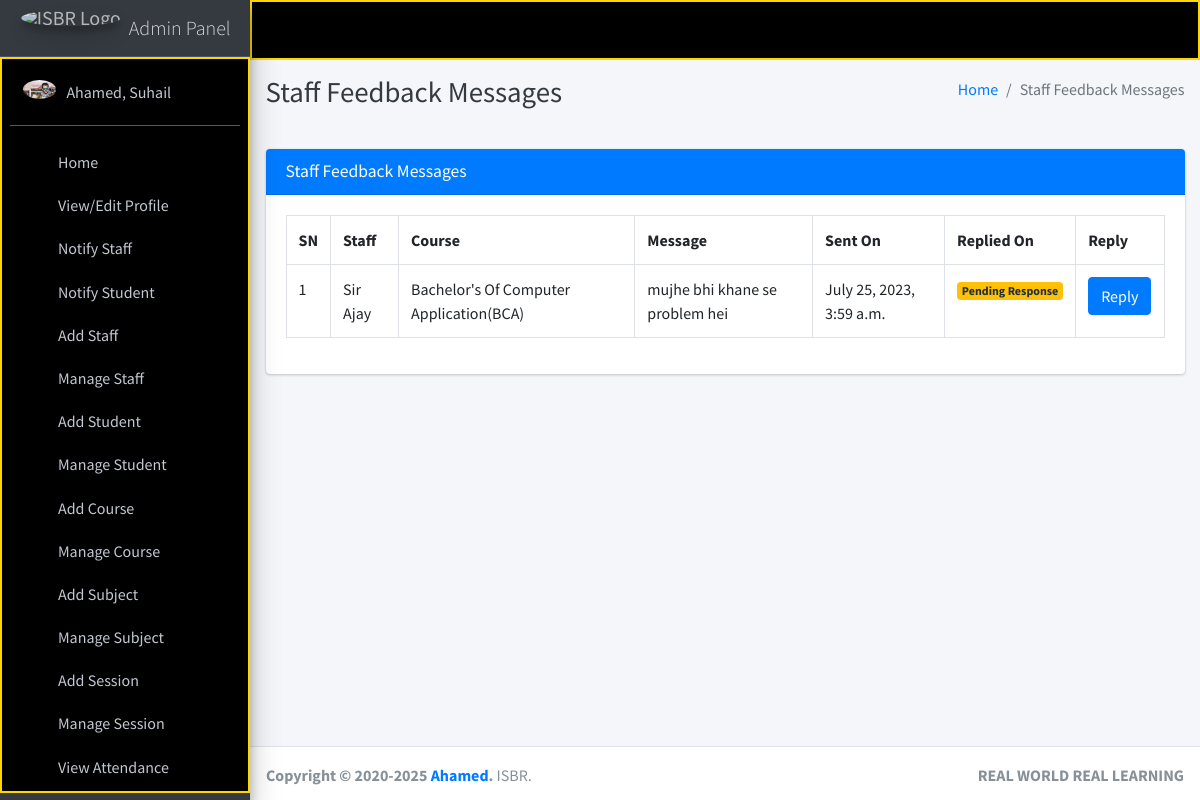
The page /staff/view/feedback/ (signed in) on the database its author committed.
### main_app/models.py (models this page shows)
class CustomUser(AbstractUser):
    USER_TYPE = ((1, "HOD"), (2, "Staff"), (3, "Student"))
    GENDER = [("M", "Male"), ("F", "Female")]
    username = None  # Removed username, using email instead
    email = models.EmailField(unique=True)
    user_type = models.CharField(default=1, choices=USER_TYPE, max_length=1)
    gender = models.CharField(max_length=1, choices=GENDER)
    profile_pic = models.ImageField()
    address = models.TextField()
    fcm_token = models.TextField(default="")  # For firebase notifications
    created_at = models.DateTimeField(auto_now_add=True)
    updated_at = models.DateTimeField(auto_now=True)
    USERNAME_FIELD = "email"
    REQUIRED_FIELDS = []
    objects = CustomUserManager()
    def __str__(self):
        return self.last_name + ", " + self.first_name

class FeedbackStaff(models.Model):
    staff = models.ForeignKey(Staff, on_delete=models.CASCADE)
    feedback = models.TextField()
    reply = models.TextField()
    created_at = models.DateTimeField(auto_now_add=True)
    updated_at = models.DateTimeField(auto_now=True)

class Staff(models.Model):
    course = models.ForeignKey(Course, on_delete=models.DO_NOTHING, null=True, blank=False)
    admin = models.OneToOneField(CustomUser, on_delete=models.CASCADE)
    def __str__(self):
        return self.admin.last_name + " " + self.admin.first_name

class Course(models.Model):
    name = models.CharField(max_length=120)
    created_at = models.DateTimeField(auto_now_add=True)
    updated_at = models.DateTimeField(auto_now=True)
    def __str__(self):
        return self.name

### main_app/hod_views.py (the view, shortened to what this page needs)
# urls.py: path("staff/view/feedback/", hod_views.staff_feedback_message,
@csrf_exempt
def staff_feedback_message(request):
    if request.method != 'POST':
        feedbacks = FeedbackStaff.objects.all()
        context = {
            'feedbacks': feedbacks,
            'page_title': 'Staff Feedback Messages'
        }
        return render(request, 'hod_template/staff_feedback_template.html', context)

### main_app/templates/hod_template/staff_feedback_template.html (shortened to what this page needs)
{% extends 'main_app/base.html' %}
{% load static %}
{% block page_title %}{{page_title}}{% endblock page_title %}
{% block content %}
<section class="content">
    <div class="container-fluid">
        <div class="row">
            <div class="col-md-12">
                <div class="card card-primary">
                    <div class="card-header">
                        <h3 class="card-title">{{page_title}}</h3>
                    </div>
                    <div class="table card-body">
                        <table class="table table-bordered">
                            <tr>
                                <th>SN</th>
                                <th>Staff</th>
                                <th>Course</th>
                                <th>Message</th>
                                <th>Sent On</th>
                                <th>Replied On</th>
                                <th>Reply</th>
                            </tr>
                            {% for feedback in  feedbacks %}
                              <tr>
                                  <td>{{forloop.counter}}</td>
                                  <td>{{feedback.staff}}</td>
                                  <td>{{feedback.staff.course}}</td>
                                  <td>{{feedback.feedback}}</td>
                                    {% if feedback.reply == "" %}
                                    <td>{{feedback.created_at}}</td>
                                    <td><span  class='badge badge-warning'>Pending Response</span></td>
                                         <td> <button data-toggle = "modal" data-target = "#reply_modal" value="{{feedback.id}}" class="btn btn-primary reply_open_modal">Reply</button>
                                        {% else %}
                                        <td>{{feedback.created_at}}</td>
                                        <td>{{feedback.updated_at}}</td>
                                          <td>{{feedback.reply}}</td>
                                    {% endif %}
                                  </td>
                              </tr>
                            {% endfor %}
                        </table>
                    </div>
                    </div>
            </div>
        </div>
    </div>
</section>
{% endblock content %}

### main_app/templates/main_app/sidebar_template.html (shortened to what this page needs)
{% load static %}
<aside class="main-sidebar sidebar-dark-warning elevation-4">
{% if request.user.user_type == '1' %}
    <a href="{% url 'admin_home' %}" class="brand-link">
        <img src="{% static 'dist/img/img.png' %} " alt="ISBR Logo"
            class="brand-image img-circle elevation-3" style="opacity: .8">
        <span class="brand-text font-weight-light">Admin Panel</span>
    </a>
    <div class="sidebar" style="background-color: black; color: #FFD700; border: 2px solid #FFD700;">
        <div class="user-panel mt-3 pb-3 mb-3 d-flex">
            <div class="image">
                <img src="{{ request.user.profile_pic}}" class="img-circle elevation-2" alt="User Image">
            </div>
            <div class="info">
                <a href="#" class="d-block">{{user}}</a>
            </div>
        </div>
        <nav class="mt-2">
            <ul class="nav nav-pills nav-sidebar flex-column" data-widget="treeview" role="menu" data-accordion="false">
                <li class="nav-item">
                    {% url 'admin_home' as admin_home %}
                    <a href="{{admin_home}}" class="nav-link {% if admin_home == request.path %} active {% endif %}">
                        <i class="nav-icon fas fa-th"></i>
                        <p>
                            Home
                        </p>
                    </a>
                </li>
                <li class="nav-item">
                    {% url 'admin_view_profile' as admin_view_profile %}
                    <a href="{{admin_view_profile}}" class="nav-link {% if admin_view_profile == request.path %} active {% endif %}">
                        <i class="nav-icon fas fa-th"></i>
                        <p>
                            View/Edit Profile
                        </p>
                    </a>
                </li>
                <li class="nav-item">
                    {% url 'admin_notify_staff' as admin_notify_staff %}
                    <a href="{{admin_notify_staff}}" class="nav-link {% if admin_notify_staff == request.path %} active {% endif %}">
                        <i class="nav-icon fas fa-th"></i>
                        <p>
                            Notify Staff
                        </p>
                    </a>
                </li>
                <li class="nav-item">
                    {% url 'admin_notify_student' as admin_notify_student %}
                    <a href="{{admin_notify_student}}" class="nav-link {% if admin_notify_student == request.path %} active {% endif %}">
                        <i class="nav-icon fas fa-th"></i>
                        <p>
                            Notify Student
                        </p>
                    </a>
                </li>
                <li class="nav-item">
                    {% url 'add_staff' as add_staff %}
                    <a href="{{add_staff}}" class="nav-link {% if add_staff == request.path %} active {% endif %}">
                        <i class="nav-icon fas fa-th"></i>
                        <p>
                            Add Staff
                        </p>
                    </a>
                </li>
                <li class="nav-item">
                    {% url 'manage_staff' as manage_staff %}
                    {% url 'edit_staff' staff_id as edit_staff %}
                    <a href="{{manage_staff}}"
                        class="nav-link {% if manage_staff == request.path or request.path == edit_staff %} active {% endif %}">
                        <i class="nav-icon fas fa-th"></i>
                        <p>
                            Manage Staff
                        </p>
                    </a>
                </li>
                <li class="nav-item">
                    {% url 'add_student' as add_student%}
                    <a href="{{add_student}}" class="nav-link  {% if add_student == request.path %} active {% endif %}">
                        <i class="nav-icon fas fa-th"></i>
                        <p>
                            Add Student
                        </p>
                    </a>
                </li>
                <li class="nav-item">
                    {% url 'manage_student' as manage_student %}
                    {% url 'edit_student' student_id as edit_student %}
                    <a href="{{manage_student}}"
                        class="nav-link  {% if edit_student == request.path or manage_student == request.path %} active {% endif %}">
                        <i class="nav-icon fas fa-th"></i>
                        <p>
                            Manage Student
                        </p>
                    </a>
                </li>
                <li class="nav-item">
                    {% url 'add_course' as add_course %}
                    <a href="{{add_course}}" class="nav-link  {% if add_course == request.path %} active {% endif %}">
                        <i class="nav-icon fas fa-th"></i>
                        <p>
                            Add Course
                        </p>
                    </a>
                </li>
                <li class="nav-item">
                    {% url 'manage_course' as manage_course %}
                    {% url 'edit_course' course_id as edit_course %}
                    <a href="{{manage_course}}"
                        class="nav-link  {% if edit_course == request.path or manage_course == request.path %} active {% endif %}">
                        <i class="nav-icon fas fa-th"></i>
                        <p>
                            Manage Course
                        </p>
                    </a>
                </li>
                <li class="nav-item">
                    {% url 'add_subject' as add_subject %}
                    <a href="{{add_subject}}" class="nav-link  {% if add_subject == request.path %} active {% endif %}">
                        <i class="nav-icon fas fa-th"></i>
                        <p>
                            Add Subject
                        </p>
                    </a>
                </li>
                <li class="nav-item">
                    {% url 'manage_subject' as manage_subject %}
                    {% url 'edit_subject' subject_id as edit_subject %}
                    <a href="{{manage_subject}}"
                        class="nav-link  {% if edit_subject == request.path or manage_subject == request.path %} active {% endif %}">
                        <i class="nav-icon fas fa-th"></i>
                        <p>
                            Manage Subject
                        </p>
                    </a>
                </li>
                <li class="nav-item">
                    {% url 'add_session' as add_session %}
                    <a href="{{add_session}}" class="nav-link  {% if add_session == request.path %} active {% endif %}">
                        <i class="nav-icon fas fa-th"></i>
                        <p>
                            Add Session
                        </p>
                    </a>
                </li>
                <li class="nav-item">
                {% url 'manage_session' as manage_session %}
                {% url 'edit_session' session_id as edit_session %}
                <a href="{{manage_session}}"
                    class="nav-link  {% if edit_session == request.path or manage_session == request.path %} active {% endif %}">
                    <i class="nav-icon fas fa-th"></i>
                    <p>
                        Manage Session
                    </p>
                </a>
        </li>
                <li class="nav-item">
                    {% url 'admin_view_attendance' as admin_view_attendance %}
                    <li class="nav-item">
                        <a href="{{admin_view_attendance}}" class="nav-link  {% if admin_view_attendance == request.path %} active {% endif %}">
                            <i class="nav-icon fas fa-th"></i>
                            <p>
                                View Attendance
                            </p>
                        </a>
                    </li>
            <li class="nav-item">
                {% url 'student_feedback_message' as student_feedback_message %}
                <a href="{{ student_feedback_message }}" class="nav-link  {% if student_feedback_message == request.path %} active {% endif %}">
                    </a>
                </li>
{% endif %}
</ul>
</nav>
</div>
</aside>

### rows shown on the page
CustomUser: user.profile_pic (picture), last_name+first_name "Ahamed, Suhail"
FeedbackStaff: staff "Sir Ajay", staff.course "Bachelor's Of Computer Application(BCA)", feedback "mujhe bhi khane se problem hei", created_at "July 25, 2023, 3:59 a.m."

### other values the page prints
{{ page_title }} "Staff Feedback Messages"
